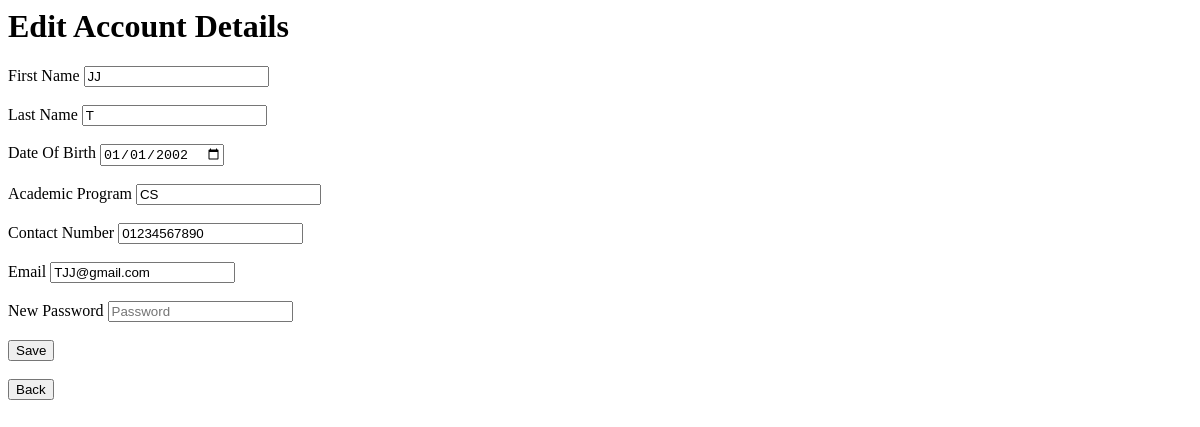
/trainingProvider/editAccount.php?edit&username=Student1 (signed in), run on an earlier commit of the app's database.
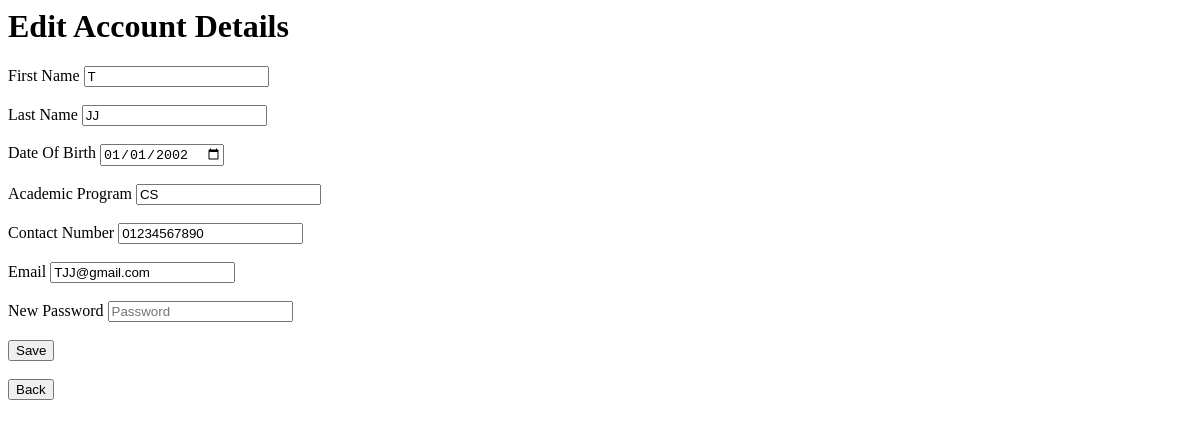
And on a later commit of the database.
### tables this page shows
CREATE TABLE `student` (
  `username` varchar(20) NOT NULL,
  `first_name` varchar(128) NOT NULL,
  `last_name` varchar(128) NOT NULL,
  `date_of_birth` date NOT NULL,
  `academic_program` varchar(100) NOT NULL,
  `provider_username` varchar(20) NOT NULL,
  `contact_number` varchar(15) DEFAULT NULL,
  `email` varchar(50) DEFAULT NULL
);

### trainingProvider/editAccount.php (the view, shortened to what this page needs)
<?php include "../db_connect.php"; ?>
<html>
<head>
</head>
<body>
    <h1>Edit Account Details</h1>
    <?php
        if(isset($_GET['edit'])) {
            $username = $_GET['username'];
            $sql = "SELECT * FROM user where username='$username';";
            $result = mysqli_query($connect,$sql);
            $row = mysqli_fetch_assoc($result);
            $usertype = $row['usertype'];
            ?>
            <form action='' method='POST'>
            <?php
            if($usertype == 'Instructor') {
                $sql2 = "SELECT * FROM instructor where username='$username';";
                $result2 = mysqli_query($connect,$sql2);
                $row2 = mysqli_fetch_assoc($result2);
                ?>
                <div class="input-box">
                <label>First Name</label>
                <input type="text" name="firstName" placeholder="First Name" required value="<?php echo $row2['first_name']; ?>"><br><br>
                </div>
                <div class="input-box">
                <label>Last Name</label>
                <input type="text" name="lastName" placeholder="Last Name" required value="<?php echo $row2['last_name']; ?>"><br><br>
                </div>
                <div class="input-box">
                <label>Contact Number</label>
                <input type="tel" name="contactNumber" placeholder="Contact Number" value="<?php echo $row2['contact_number']; ?>"><br><br>
                </div>
                <div class="input-box">
                <label>Email</label>
                <input type="email" name="email" placeholder="Contact Email" value="<?php echo $row2['email']; ?>"><br><br>
                </div>
                <?php
            }
            else if($usertype == 'Student') {
                $sql2 = "SELECT * FROM student where username='$username';";
                $result2 = mysqli_query($connect,$sql2);
                $row2 = mysqli_fetch_assoc($result2);
                ?>
                <div class="input-box">
                <label>First Name</label>
                <input type="text" name="firstName" placeholder="First Name" required value="<?php echo $row2['first_name']; ?>"><br><br>
                </div>
                <div class="input-box">
                <label>Last Name</label>
                <input type="text" name="lastName" placeholder="Last Name" required value="<?php echo $row2['last_name']; ?>"><br><br>
                </div>
                <div class="input-box">
                <label>Date Of Birth</label>
                <input type="date" name="dateOfBirth" required value="<?php echo $row2['date_of_birth']; ?>"><br><br>
                </div>
                <div class="input-box">
                <label>Academic Program</label>
                <input type="text" name="academicProgram" placeholder="Academic Program" required value="<?php echo $row2['academic_program']; ?>"><br><br>
                </div>
                <div class="input-box">
                <label>Contact Number</label>
                <input type="tel" name="contactNumber" placeholder="Contact Number" value="<?php echo $row2['contact_number']; ?>"><br><br>
                </div>
                <div class="input-box">
                <label>Email</label>
                <input type="email" name="email" placeholder="Contact Email" value="<?php echo $row2['email']; ?>"><br><br>
                </div>
                <?php
            }
            ?>
            <div class="input-box">
            <label>New Password</label>
            <input type="password" name="password" placeholder="Password"><br><br>
            </div>
            <div class='submitBtn'>
                <input type='submit' name='submit' value='Save'><br><br>
            </div>
            <div class='backBtn'>
                <a href="accountDashboard.php"><input type='button' name='back' value='Back'></a>
            </div>
            </form>
            <?php
        }
    ?>
</body>
</html>

What changed in the data, as far as the page shows it:
changed student "JJ": firstName "JJ" → "T"; lastName "T" → "JJ"
